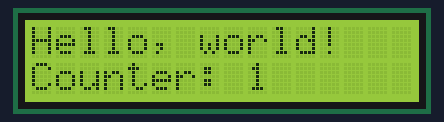
The sketch below on a simulated Arduino Uno, built with avr-gcc and run on an emulated ATmega328P. Shown: 16×2 character LCD.

Above: at 0.1 s.
At 4.2 s:
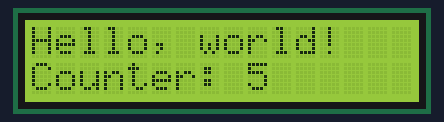
At 9.2 s:
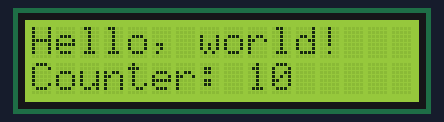
At 19.4 s:
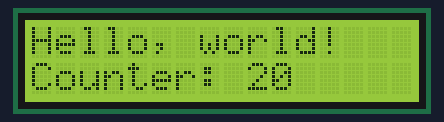
At 28.5 s:
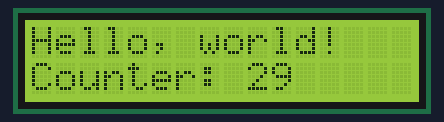
At 38.6 s:
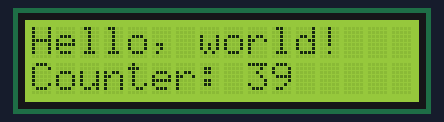

The sketch:

simple_lcd_display_16x2.ino
```cpp
#include <Wire.h>
#include <LiquidCrystal_I2C.h>

// Define the I2C address of the LCD display
#define LCD_ADDRESS 0X27

// Initialize the LCD display object
LiquidCrystal_I2C lcd(LCD_ADDRESS, 16, 2);

// Initialize a counter variable
int counter = 0;

void setup() {
  // Initialize the LCD display
  lcd.init();
  lcd.backlight();

  // Write the initial text to the display
  lcd.setCursor(0, 0);
  lcd.print("Hello, world!");
  lcd.setCursor(0, 1);
  lcd.print("Counter: ");
  lcd.print(counter);
}

void loop() {
  // Increment the counter variable
  counter++;

  // Write the counter value to the LCD display
  lcd.setCursor(9, 1);
  lcd.print("         ");
  lcd.setCursor(9, 1);
  lcd.print(counter);

  // Wait for one second before looping again
  delay(1000);
}
```

Measured:
- what the display in image 1 shows lasts 1.1 s, from 4.1 s to 5.2 s
